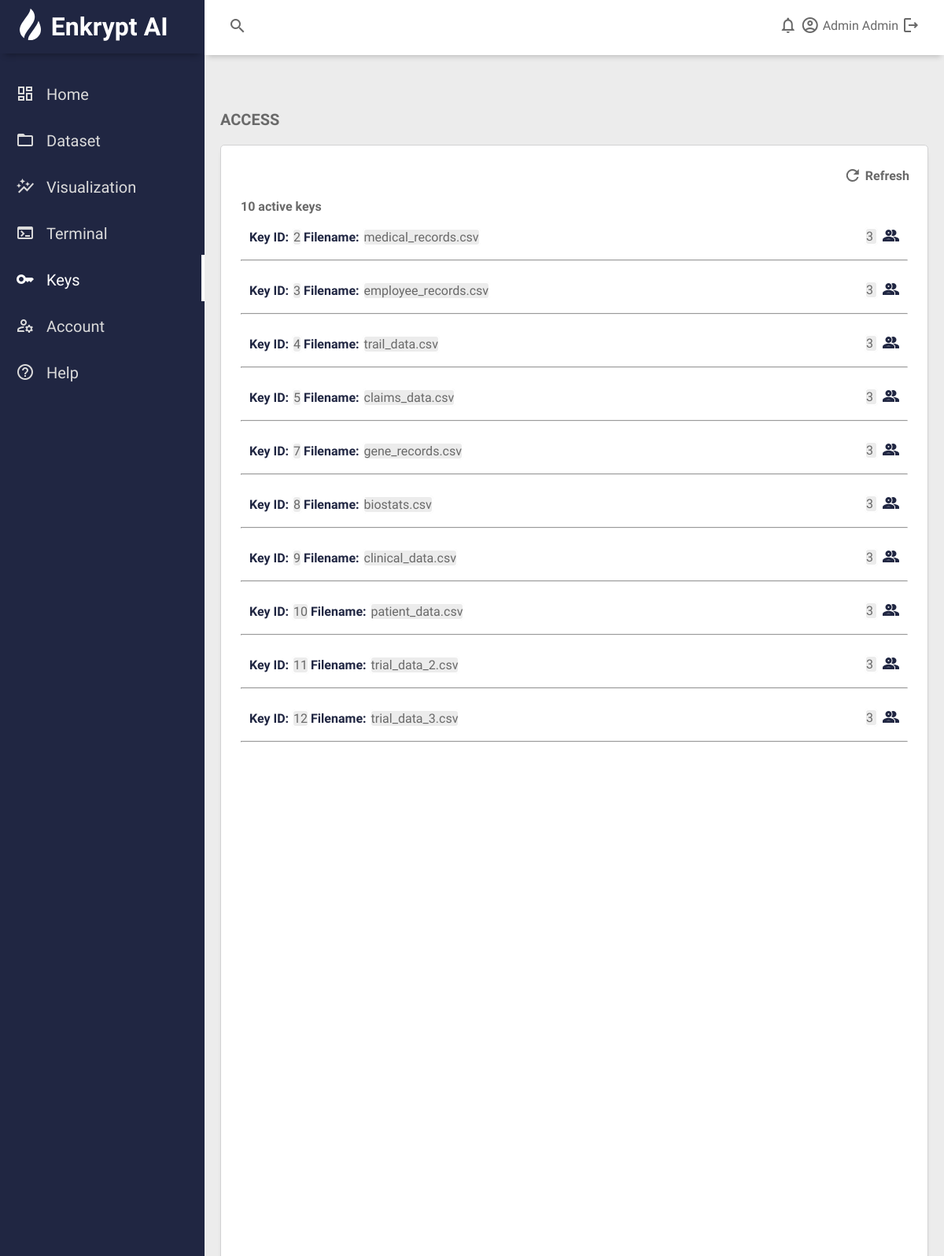
/keyaccess (signed in), run on the app's committed database.
### dashboardapp/dbmodels.py (models this page shows, shortened)
class User(db.Model, UserMixin):
    id =  db.Column(db.Integer, primary_key=True)
    firstname = db.Column(db.String(), unique=True, nullable=False)
    lastname = db.Column(db.String(), unique=True, nullable=False)
    email = db.Column(db.String(120), unique=True, nullable=False)
    image_file= db.Column(db.String(20), nullable=False, default='default.jpg') # Profile picture
    password = db.Column(db.String(60), nullable=False)
    apiUsage = db.relationship('APIUsage', backref= 'client', lazy=True)
    datasetsUsage = db.relationship('Datasets', backref= 'owner', lazy=True)

class Datasets(db.Model):
    id = db.Column(db.Integer, primary_key=True)
    filename = db.Column(db.String(100), nullable=False)
    date_called = db.Column(db.DateTime, nullable=False, default=datetime.utcnow)
    is_encrypted = db.Column(db.Boolean, nullable=False, default=False)
    description = db.Column(db.Text, nullable = False, default='')
    user_id = db.Column(db.Integer, db.ForeignKey('user.id'), nullable=False)

### dashboardapp/main/routes.py (the view, shortened to what this page needs)
@main.route("/keyaccess", methods=['GET', 'POST'])
@login_required
def keyaccess():
    if request.method == 'POST':
        print('POST TODO')
    else:
        warning=''
    if current_user.email ==ADMIN_EMAIL:
        datasets = Datasets.query.all()
        keys = Encryption.query.all()
        key_access_status = []
        for key in keys:
            dataset_id = key.dataset_id
            dataset = Datasets.query.get_or_404(dataset_id)
            dictionary ={
                "key_id": key.id,
                "filename": dataset.filename,
                "num_users": User.query.count()
            }
            key_access_status.append(dictionary)
    num_keys = len(key_access_status)
    return render_template('keys.html', title='Keys', warning=warning, keys=key_access_status, num_keys=num_keys)

### dashboardapp/dbmodels.py (called while the page is built)
@login_manager.user_loader
def load_user(user_id):
    return User.query.get(int(user_id))

### dashboardapp/templates/keys.html (shortened to what this page needs)
{% extends "layout_dashboard.html" %} {% block dashboard_content %}
<div class="main-title">
  <p class="font-weight-bold">ACCESS</p>
</div>
<div class="main-keys">
  <div class="content-keys">
    <div class="header-keys">
      <form
        method="GET"
        action=""
        id="refresh-keys-form"
        enctype="multipart/form-data"
      >
        <label for="add-keys-btn" id="refresh-label"
          ><span class="material-icons-outlined">refresh </span>Refresh</label
        >
      </form>
    </div>
        <b>{{num_keys}} active keys</b>
    {% for key in keys %}
    <div class="keys-table">
        <div class="keys-table-inner">
            <table>
                <tbody class="keys-table-inner-inner">
                    <tr class="keys-table-inner-inner-rows">
                        <td>
                            <p><span class="keys-text-labels">Key ID: </span><span class="keys-text-data">{{key.key_id}}</span></p>
                        </td>
                        <td>
                          <p><span class="keys-text-labels">Filename: </span><span class="keys-text-data">{{key.filename}}</span></p>
                        </td>
                    </tr>
                </tbody>
            </table>
            <p> <span class="keys-access-count">{{key.num_users}}</span> <span class="material-icons-outlined keys-text-labels"> people  </span> </p>
        </div>
    </div>
    <hr>
    {% endfor %}
  </div>
</div>
  {% endblock dashboard_content %}

### dashboardapp/templates/layout_dashboard.html (shortened to what this page needs)
<!DOCTYPE html>
<html lang="en">
  <head>
    <link
      rel="stylesheet"
      type="text/css"
      href="{{url_for('static', filename='styles.css')}}"
    />
  </head>
  <body>
    <div class="grid-container" id="grid-container">
      <header class="header">
        <div class="header-left">
          <span class="material-icons-outlined">search</span>
        </div>
        <div class="header-right">
          <span class="material-icons-outlined">notifications</span>
          <span
            class="material-icons-outlined"
            onclick="window.location.href='{{url_for('users.account')}}';"
            >account_circle</span
          >
          <span
            class="login-name"
            onclick="window.location.href='{{url_for('users.account')}}';"
            >{{current_user.firstname}} {{current_user.lastname}}</span
          >
          <span
            class="material-icons-outlined"
            onclick="window.location.href='{{url_for('users.logout')}}';"
            id="logout-icon"
            >logout</span
          >
        </div>
      </header>
      <aside id="sidebar">
        <div class="sidebar-title">
          <div class="sidebar-brand">
            <span class="sidebar-logo-image"
              ><img
                id="logo-image"
                src="{{url_for('static', filename= 'images/logo-sm.svg')}}"
                alt="logo"
                height="40"
            /></span>
            Enkrypt AI
          </div>
        </div>
        <ul class="sidebar-list">
          <li
            class="sidebar-list-item"
            id="li-home"
            onclick="window.location.href='{{url_for('main.dashboard')}}';"
          >
            <span class="material-icons-outlined">dashboard</span>Home
          </li>
          <li
            class="sidebar-list-item"
            id="li-dataset"
            onclick="window.location.href='{{url_for('main.dataset')}}';"
          >
            <span class="material-icons-outlined">folder_open</span>Dataset
          </li>
          <li
            class="sidebar-list-item"
            id="li-viz"
            onclick="window.location.href='{{url_for('main.visualization')}}';"
          >
            <span class="material-icons-outlined">auto_graph</span>Visualization
          </li>
          <li
            class="sidebar-list-item"
            id="li-terminal"
            onclick="window.location.href='{{url_for('main.terminal')}}';"
          >
            <span class="material-icons-outlined">terminal</span>Terminal
          </li>
          <li
            class="sidebar-list-item"
            id="li-keys"
            onclick="window.location.href='{{url_for('main.keyaccess')}}';"
          >
            <span class="material-icons-outlined">key</span>Keys
          </li>
          <li
            class="sidebar-list-item"
            id="li-account"
            onclick="window.location.href='{{url_for('users.account')}}';"
          >
            <span class="material-icons-outlined">manage_accounts</span>Account
          </li>
          <li
            class="sidebar-list-item"
            id="li-help"
            onclick="window.location.href='{{url_for('main.help')}}';"
          >
            <span class="material-icons-outlined">help_outline</span>Help
          </li>
        </ul>
      </aside>
      <main class="main-container">
        {% block dashboard_content %}{% endblock %}
      </main>
    </div>
  </body>
</html>

### dashboardapp/static/styles.css (style rules this page uses)
body { margin: 0; padding: 0; box-sizing: border-box; background-color: #ececec; color: #696969; font-family: "Source Sans Pro", sans-serif; }
.grid-container { display: grid; grid-template-columns: 260px 1fr 1fr 1fr; grid-template-rows: 0.2fr 3fr; grid-template-areas: "sidebar header header header" "sidebar main main main"; height: 100vh; }
.header { grid-area: header; height: 70px; background-color: rgb(255, 255, 255); display: flex; align-items: center; justify-content: space-between; padding: 0 30px 0 30px; box-shadow: 0 6px 7px -4px rgba(0, 0, 0, 0.2); }
#sidebar { grid-area: sidebar; height: 100%; background-color: #202642; color: #dbdbdb; overflow-y: auto; transition: all 0.5s; -webkit-transition: all 0.5s; }
.sidebar-title { display: flex; justify-content: space-between; align-items: center; padding: 10px 10px 0px 10px; margin-bottom: 20px; color: white; box-shadow: 0px 8px 8px -6px rgba(0, 0, 0, 0.3); }
.sidebar-brand { margin-top: -20px; font-size: 32px; font-weight: 700; padding: 15px; }
.sidebar-brand > span { position: relative; top: 0.175em; padding: 0px 5px 0px 0px; }
.sidebar-list { padding: 0; margin-top: 15px; list-style-type: none; font-size: 1.25em; }
.sidebar-list-item { padding: 15px 15px 15px 20px; }
.sidebar-list-item > span { padding: 0px 15px 0px 0px; }
.sidebar-select { color: white; border-right: white 4px solid; }
li > span.material-icons-outlined { position: relative; top: 0.15em; font-size: 1.25 em; }
.main-container { grid-area: main; overflow-y: auto; padding: 20px 20px; }
.main-title { display: flex; justify-content: space-between; }
.main-title > p { font-size: 20px; }
.font-weight-bold { font-weight: 800; }
.login-name { position: relative; top: -0.5em; vertical-align: middle; }
table { border-collapse: collapse; }
.main-keys { display: grid; grid-template-columns: 1fr; gap: 20px; }
.content-keys { background-color: white; height: 100vh; margin-bottom: 20px; padding: 25px; box-sizing: border-box; -webkit-column-break-inside: avoid; border: 1px solid #d2d2d3; border-radius: 5px; box-shadow: 0 6px 7px -4px rgba(0, 0, 0, 0.2); }
.header-keys { display: flex; align-items: center; justify-content: right; margin-top: -5px; margin-right: -20px; margin-bottom: 20px; }
div.header-keys label { background-color: white; color: #acacac; font-weight: 600; padding: 0.15rem 0.5rem 0.5rem 0.5rem; cursor: pointer; margin: 0.25rem 0.5rem 0.25rem 0; box-sizing: border-box; -webkit-column-break-inside: avoid; border: 2px solid white; border-radius: 5px; }
#refresh-label { background-color: white; color: #696969; font-weight: 600; padding: 0.7rem 0.5rem 0.4rem 0.5rem; cursor: pointer; margin: 0.25rem 0.5rem 0.25rem 0; box-sizing: border-box; -webkit-column-break-inside: avoid; border: 2px solid white; border-radius: 5px; }
div.header-keys label span { position: relative; top: 0.375rem; padding: 0 0.25rem 0 0; }
#refresh-label span { position: relative; top: 0.375rem; padding: 0 0.25rem 0 0; }
.keys-table { display: grid; grid-template-columns: 1fr; gap: 10px; }
.keys-table-inner { display: flex; align-items: center; justify-content: space-between; margin: 0px 10px -10px 10px; }
.keys-table-inner-inner { margin: 0px; }
hr { border-width: 1px; color: #ececec; }
.keys-text-labels { color: #202642; font-weight: 600; background-color: white; }
.keys-access-count { position: relative; top: -0.375rem; padding: 0 0.25rem 0 0; }
.keys-text-data, .keys-access-count { background-color: #ececec; border: 2px solid white; border-radius: 5px; }

### data on the page
User: firstname "Admin", lastname "Admin"
Datasets: key_id "2", filename "medical_records.csv", num_users "3"
Datasets: key_id "3", filename "employee_records.csv", num_users "3"
Datasets: key_id "4", filename "trail_data.csv", num_users "3"
Datasets: key_id "5", filename "claims_data.csv", num_users "3"
Datasets: key_id "7", filename "gene_records.csv", num_users "3"
Datasets: key_id "8", filename "biostats.csv", num_users "3"
Datasets: key_id "9", filename "clinical_data.csv", num_users "3"
Datasets: key_id "10", filename "patient_data.csv", num_users "3"
Datasets: key_id "11", filename "trial_data_2.csv", num_users "3"
Datasets: key_id "12", filename "trial_data_3.csv", num_users "3"

### other printed values
{{ num_keys }} "10"
